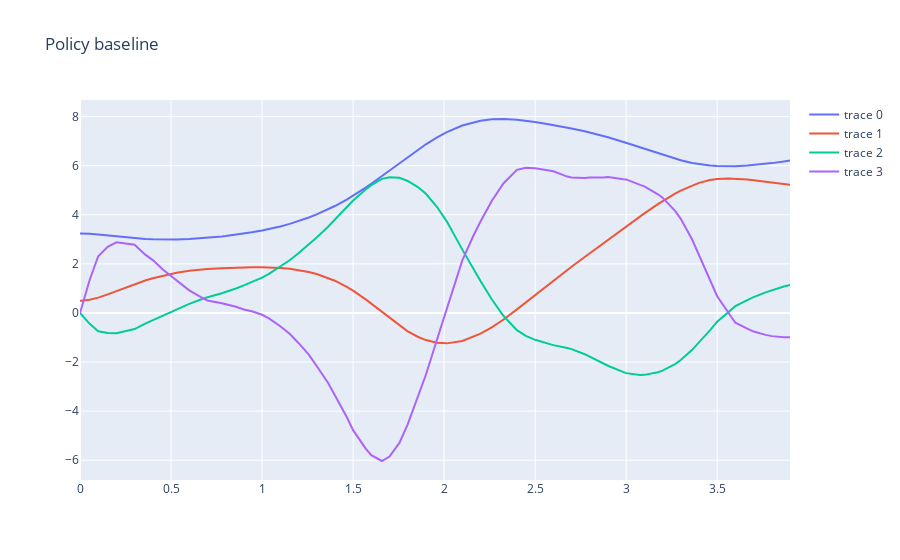

Notebook source saved alongside this figure:
### Code cell
ctrl_policy = controllers.get_learned_policy_controller(policy_approx,
                                                        opt['sim_dt']*opt['sim_horizon'],
                                                        opt['sim_dt'])
x_traj_sim, t_traj_sim = controllers.sim_ctrl(opt['sim_x0'], vf.u_dim[0], sys.dx,
                                              ctrl_policy, opt['sim_dt'], opt['sim_horizon'],
                                              integration_mode=opt['control_interp'])
controllers.plot_sim(t_traj_sim, x_traj_sim, "Policy baseline").show()
